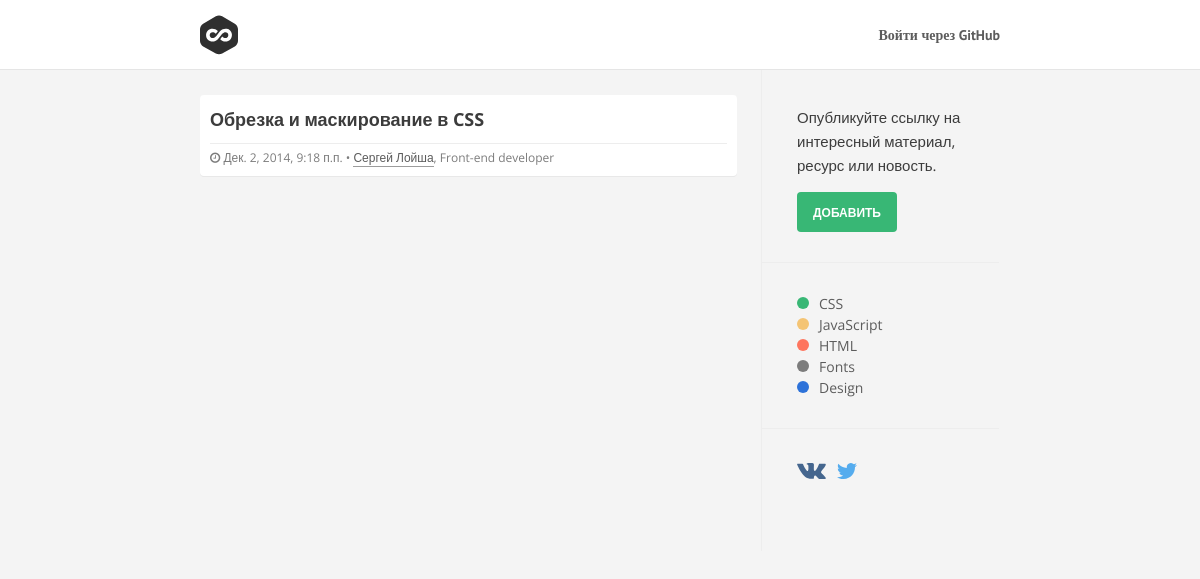
Screenshot of /view/87 with the database file from the repository.
### link/models.py (models this page shows, shortened)
class Link(models.Model):
    class Meta():
        verbose_name = "Ссылка"
        verbose_name_plural = "Ссылки"
    link_title = models.CharField(max_length=250)
    link_slug = models.SlugField(max_length=250)
    link_url = models.URLField()
    link_category = models.ForeignKey('link.Category', default=lambda: Category.objects.get(id=1))
    link_author = models.ForeignKey(User, default=1)
    link_created = models.DateTimeField(auto_now=True)
    @permalink
    def get_redirect_url(self):
        return ('redirect_link', None, { 'id': self.id })

class Category(models.Model):
    class Meta():
        verbose_name = "Категория"
        verbose_name_plural = "Категории"
    category_title = models.CharField(max_length=250)
    category_slug = models.SlugField(unique=True)
    def __unicode__(self):
        return self.category_title
    @permalink
    def get_absolute_url(self):
        return ('view_link_category', None, { 'slug': self.category_slug })

### userprofile/models.py (models this page shows, shortened)
class UserProfile(models.Model):
    user = models.OneToOneField(User)
    post = models.CharField(max_length=250, verbose_name='Должность', blank=True)
    @permalink
    def get_absolute_url(self):
        return ('view_user', None, { 'id': self.user.id })
    class Meta:
        verbose_name = 'Профиль'
        verbose_name_plural = 'Профили'

### link/views.py (the view)
# urls.py: url(r'^view/(?P<id>[^\.]+)', 'link.views.view_link', name='view_link'),
def view_link(request, id):
	link = get_object_or_404(Link, pk=id)
	return render(request, 'view_link.html', {
		'link': link,
		'categories': Category.objects.all(),
	})

### templates/view_link.html (shortened to what this page needs)
{% extends "base.html" %}
{% block content_main %}
{% load pytils_dt %}
<div class="link">
	<div class="head">
		<h1><a href="{{link.get_redirect_url}}">{{link.link_title}}</a></h1>
		<div class="head-data">
			<time datetime="{{ link.link_created|date:'Y-m-d H:s' }}"><i class="fa fa-clock-o"></i> {{ link.link_created|distance_of_time }}</time> &bull;
			<span><a href="{{ link.link_author.userprofile.get_absolute_url }}">{{ link.link_author.first_name }} {{ link.link_author.last_name }}</a>, {{ link.link_author.userprofile.post }}</span>
		</div>
	</div>
</div>
{% endblock content_main %}

### templates/base.html (shortened to what this page needs)
<!DOCTYPE html>
<html lang="en">
<head>
	{% load staticfiles %}
	<link rel="stylesheet" href="{% static 'css/style.css' %}">
</head>
<body>
		<div id="header">
			<div class="header-wrapper clearfix">
				<a href="/" target="_self" class="logo">Lkd</a>
				<ul class="account">
				{% if user.is_authenticated %}
					<li><a href="">Аккаунт <sup>{{ user.username }}</sup></a></li>
					<li><a href="{% url 'logout' %}" class="btn btn-green">Выйти</a></li>
				{% else %}
					<li><a href="{% url 'socialauth_begin' 'github' %}">Войти через GitHub</a></li>
				{% endif %}
				</ul>
			</div>
		</div>
		<div class="container">
			<div class="content-main">
			{% block content_main %}
			{% endblock content_main %}
			</div>
			{% block content_sidebar %}
			<div class="content-sidebar">
				{% block content_sidebar_link %}
				<div class="content-section first">
					<p>Опубликуйте ссылку на интересный материал, ресурс или новость.</p>
					<a href="{% url 'new' %}" class="btn btn-green"><span>Добавить</span></a>
				</div>
				{% endblock content_sidebar_link %}
				{% block content_sidebar_categories %}
				<div class="content-section">
					{% if categories %}
					<div class="categories-list">
					{% for category in categories %}
						<a href="{{ category.get_absolute_url }}"><i class="circle {{ category.category_slug }}"></i>{{ category }}</a>
					{% endfor %}
					</div>
					{% endif %}
				</div>
				{% endblock content_sidebar_categories %}
				{% block content_sidebar_social %}
					<div class="content-section">
						<a href="{{ SITE_VK_URL }}" class="social vk" target="_blank"></a>
						<a href="{{ SITE_TW_URL }}" class="social tw" target="_blank"></a>
					</div>
				{% endblock content_sidebar_social %}
			</div>
			{% endblock content_sidebar %}
		</div>
</body>
</html>

### static-dev/css/style.css (style rules this page uses)
html { background: #fff; color: #000; -webkit-text-size-adjust: 100%; -ms-text-size-adjust: 100%; }
html, button, input, select, textarea { font-family: sans-serif; }
body { margin: 0; }
a { background: transparent; }
h1 { font-size: 2em; margin: 0.67em 0; }
.fa { display: inline-block; font: normal normal normal 14px/1 FontAwesome; font-size: inherit; text-rendering: auto; -webkit-font-smoothing: antialiased; -moz-osx-font-smoothing: grayscale; }
.fa-clock-o:before { content: ""; }
* { -moz-box-sizing: border-box; -webkit-box-sizing: border-box; box-sizing: border-box; }
html { background: #f4f4f4; }
body { font-family: "Open Sans" ,"Helvetica Neue", Helvetica, Arial, sans-serif; padding-top: 70px; width: 100%; overflow-y: scroll; }
body a { color: #179bff; }
body p { font-size: 16px; line-height: 24px; font-weight: 400; color: #6c6c6c; }
body .container { max-width: 800px; margin: 0 auto; *zoom: 1; }
body .container:after { content: ""; display: table; clear: both; }
#header { position: fixed; top: 0; left: 0; z-index: 500; width: 100%; height: 70px; background: #fff; border-bottom: 1px solid #e5e5e5; *zoom: 1; }
#header:after { content: ""; display: table; clear: both; }
#header .header-wrapper { position: relative; margin: 0 auto; height: 100%; max-width: 800px; min-width: 800px; }
#header .logo { float: left; width: 38px; height: 70px; text-indent: -99999em; overflow: hidden; background: url("../images/logo.svg") left center/38px auto no-repeat; }
#header ul { list-style: none; margin: 0; padding: 0; }
#header ul li { display: inline; margin-left: 20px; font-size: 14px; font-family: "PT Sans"; font-weight: 600; -webkit-font-smoothing: antialiased; -moz-osx-font-smoothing: grayscale; line-height: 70px; color: #7c7c7c; -webkit-transition: color 150ms ease; -moz-transition: color 150ms ease; -o-transition: color 150ms ease; transition: color 150ms ease; }
#header ul li a { color: #5c5c5c; text-decoration: none; }
#header ul.account { position: relative; float: right; }
#header ul.account li { height: 70px; display: block; float: left; }
.btn { display: inline-block; height: 40px; padding: 0 15px; -moz-box-sizing: border-box; box-sizing: border-box; background: 0 0; border: 1px solid #bfbfbf; border-radius: 4px; font-size: 12px; line-height: 40px; font-weight: 600; text-transform: uppercase; text-decoration: none; color: #6c6c6c; margin: 0; outline: 0; cursor: pointer; }
.btn.btn-green { background: #38b775; color: #fff; border-color: transparent; }
.content-main { float: left; padding: 25px 24px 80px 0; margin: 0 -1px 0 0; width: 70.25%; max-width: 695px; border-right: 1px solid #ededed; }
.content-sidebar { width: 29.75%; padding: 35px 0 40px; overflow: hidden; border-left: 1px solid #ededed; }
.content-sidebar .content-section { padding: 30px 0 30px 35px; border-top: 1px solid #ededed; position: relative; }
.content-sidebar .content-section.first { padding-top: 0; border-top: none; }
.content-sidebar p { margin-top: 0; color: #3c3c3c; font-size: 15px; }
.categories-list a { display: block; font-size: 14px; line-height: 21px; color: #5c5c5c; text-decoration: none; }
.categories-list a i.circle { display: inline-block; width: 12px; height: 12px; border-radius: 50px; margin-right: 10px; }
.categories-list a i.circle.css { background: #38b775; }
.categories-list a i.circle.js { background: #F4C474; }
.categories-list a i.circle.html { background: #FE755E; }
.categories-list a i.circle.design { background: #2D72D9; }
.categories-list a i.circle.fonts { background: #7c7c7c; }
.social { font-size: 14px; font-weight: 600; text-decoration: none; margin: 0 0 10px 0; }
.social.vk { color: #45668e; padding: 0 0 0 33px; background: url("../images/icon-vk.svg") left center no-repeat; }
.social.tw { color: #55acee; padding: 0 0 0 33px; background: url("../images/icon-tw.svg") 7px center no-repeat; }
.link { background: #fff; border-radius: 4px; padding: 10px; box-shadow: 0 1px 0 #e8e8e8; margin: 0 0 20px; }
.link .head h1 { margin: 0; font-size: 18px; padding: 0 0 10px 0; color: #3c3c3c; border-bottom: 1px solid #EDEDED; margin-bottom: 5px; }
.link .head h1 a { color: #3c3c3c; text-decoration: none; line-height: 28px; }
.link .head .head-data { font-size: 12px; color: #7c7c7c; }
.link .head .head-data a { color: #5c5c5c; border-bottom: 1px solid #9c9c9c; text-decoration: none; }

### rows the page displays
Link: link_title "Обрезка и маскирование в CSS", link_created|distance_of_time "Дек. 2, 2014, 9:18 п.п.", link_author.first_name "Сергей", link_author.last_name "Лойша", link_author.userprofile.post "Front-end developer"
Category: category_title "CSS"
Category: category_title "JavaScript"
Category: category_title "HTML"
Category: category_title "Fonts"
Category: category_title "Design"
